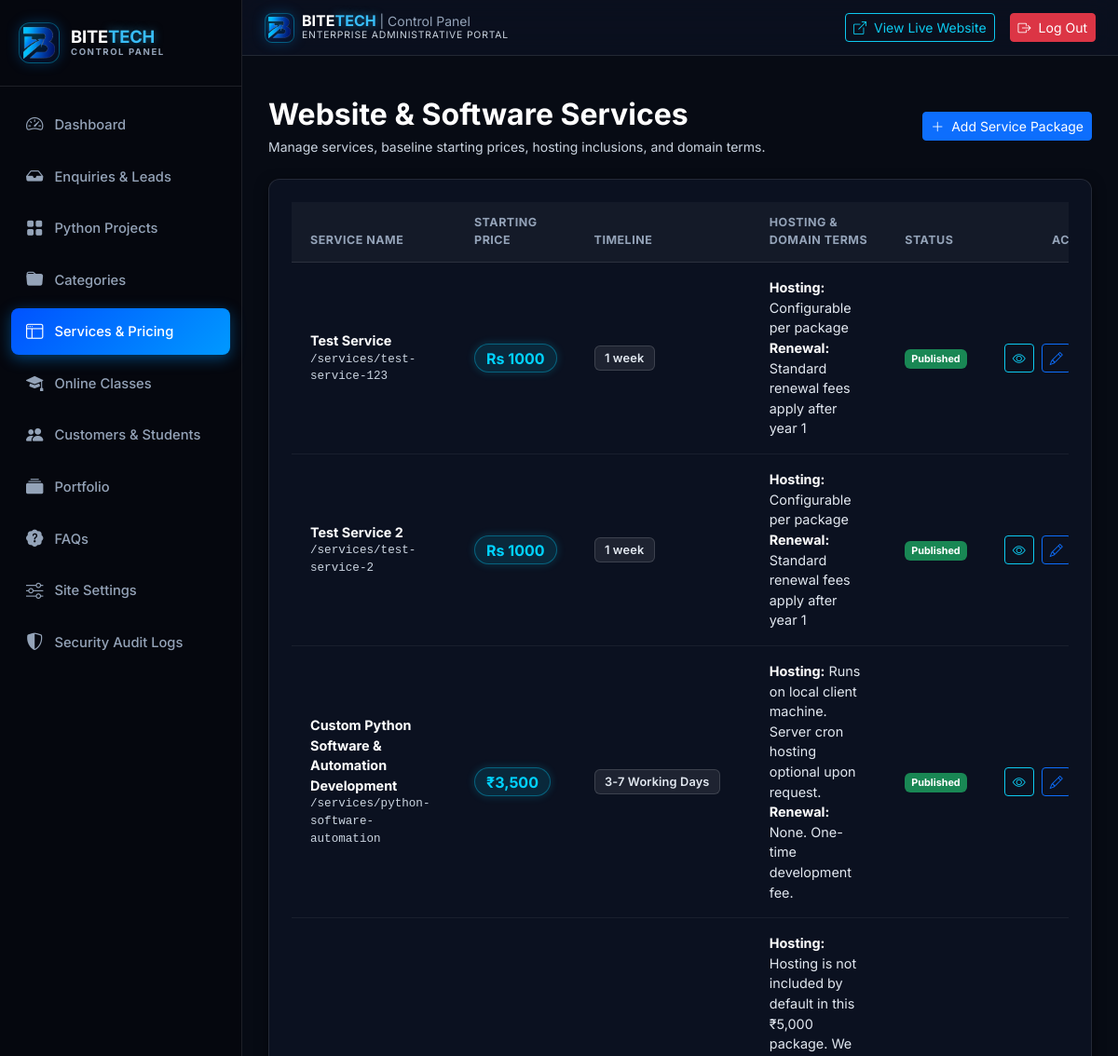
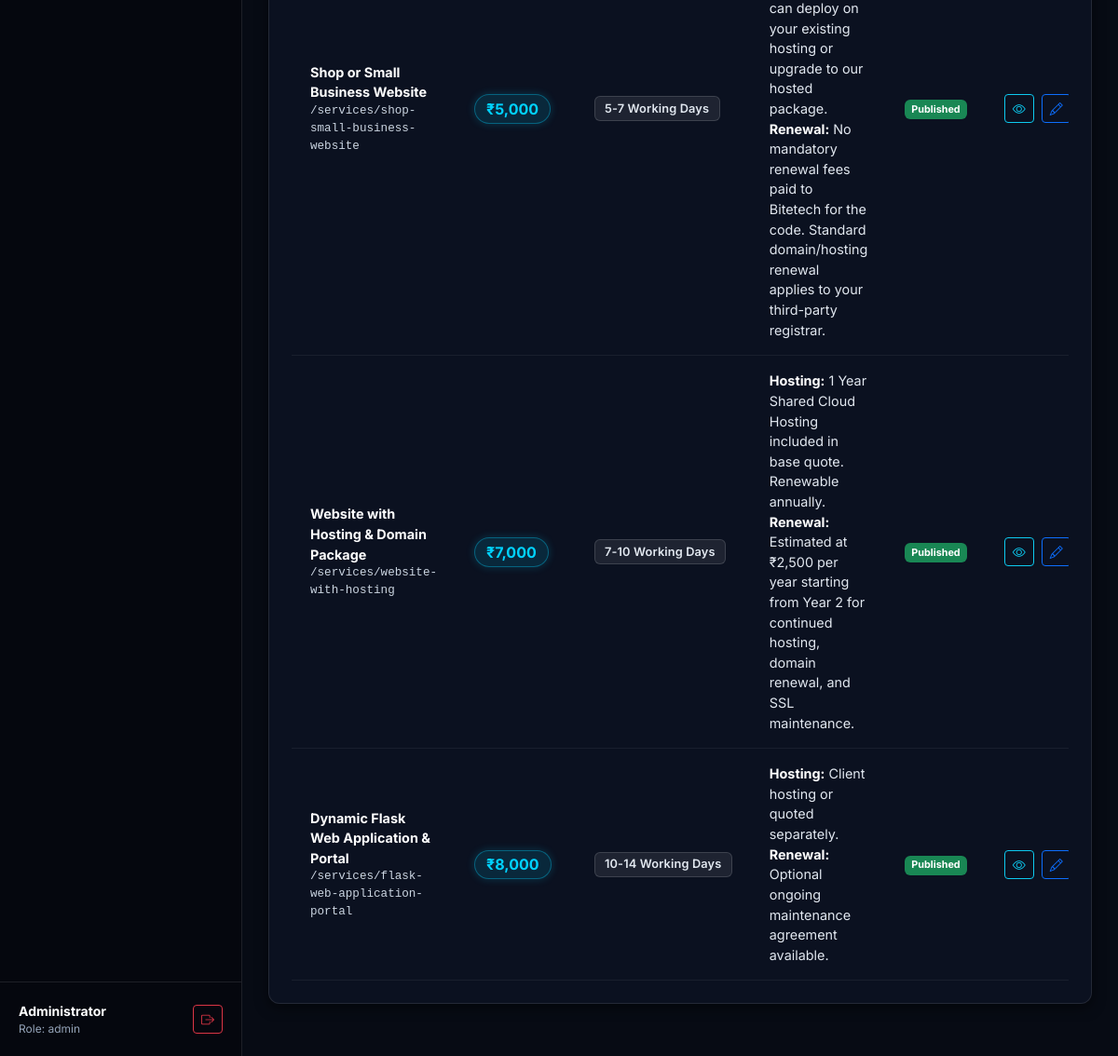
Screenshot of /admin/services (signed in) with the database file from the repository (2 pictures, top to bottom).
### models.py (models this page shows, shortened)
class Service(db.Model):
    __tablename__ = 'services'
    id = db.Column(db.Integer, primary_key=True)
    title = db.Column(db.String(200), nullable=False)
    slug = db.Column(db.String(200), unique=True, nullable=False, index=True)
    short_description = db.Column(db.String(350), nullable=False)
    full_description = db.Column(db.Text, nullable=False)
    starting_price = db.Column(db.String(100), default='₹5,000', nullable=False)
    price_integer = db.Column(db.Integer, default=5000, nullable=False)
    timeline = db.Column(db.String(100), default='5-7 Working Days', nullable=False)
    features = db.Column(db.Text, nullable=True)  # Newline-separated
    deliverables = db.Column(db.Text, nullable=True)  # Newline-separated
    project_requirements = db.Column(db.Text, nullable=True)
    hosting_duration = db.Column(db.String(200), default='Configurable (e.g. 1 Year or Not Included)', nullable=True)
    domain_included = db.Column(db.String(200), default='Optional / As configured by company', nullable=True)
    renewal_cost = db.Column(db.String(200), default='Billed annually as per selected hosting provider', nullable=True)
    additional_charges = db.Column(db.String(255), default='Payment gateway setup, extra pages, and premium plugins charged separately', nullable=True)
    is_published = db.Column(db.Boolean, default=True, nullable=False, index=True)
    is_featured = db.Column(db.Boolean, default=False, nullable=False)
    created_at = db.Column(db.DateTime, default=utc_now)
    updated_at = db.Column(db.DateTime, default=utc_now, onupdate=utc_now)
    enquiries = db.relationship('ServiceEnquiry', back_populates='service', cascade='all, delete-orphan')

### routes/admin.py (the view)
@admin_bp.route('/services')
@admin_login_required
def services():
    services_list = Service.query.order_by(Service.price_integer.asc()).all()
    return render_template('admin/services.html', services=services_list)

### models.py (called while the page is built)
    @property
    def is_admin(self):
        return self.role in ('admin', 'superadmin')

    @classmethod
    def get_setting(cls, key, default=''):
        try:
            item = cls.query.filter_by(key=key).first()
            return item.value if item and item.value is not None else default
        except Exception:
            return default

### security.py (called while the page is built)
def get_incident_mode():
    try:
        from models import SiteSetting
        return SiteSetting.get_setting('incident_mode', 'normal')
    except Exception:
        return 'normal'

### templates/admin/services.html (shortened to what this page needs)
{% extends 'admin/base.html' %}
{% block content %}
<div class="d-flex align-items-center justify-content-between mb-4">
  <div>
    <h2 class="fw-bold text-white mb-1">Website & Software Services</h2>
    <p class="text-light-silver small mb-0">Manage services, baseline starting prices, hosting inclusions, and domain terms.</p>
  </div>
  <a href="{{ url_for('admin.service_new') }}" class="btn btn-primary btn-sm">
    <i class="bi bi-plus-lg me-1"></i> Add Service Package
  </a>
</div>
<div class="admin-card p-4">
  <div class="table-responsive">
    <table class="table table-hover align-middle mb-0">
      <thead class="table-dark-header">
        <tr>
          <th>Service Name</th>
          <th>Starting Price</th>
          <th>Timeline</th>
          <th>Hosting & Domain Terms</th>
          <th>Status</th>
          <th class="text-end">Actions</th>
        </tr>
      </thead>
      <tbody>
        {% for s in services %}
          <tr>
            <td>
              <div class="fw-bold text-white">{{ s.title }}</div>
              <div class="small text-light-silver font-monospace">/services/{{ s.slug }}</div>
            </td>
            <td class="text-nowrap">
              <span class="badge-price fs-6">{{ s.starting_price }}</span>
            </td>
            <td class="text-nowrap">
              <span class="badge-dark-pill">{{ s.timeline }}</span>
            </td>
            <td class="small text-light-silver" style="max-width: 250px;">
              <div><strong class="text-white">Hosting:</strong> {{ s.hosting_duration or 'Not configured' }}</div>
              <div><strong class="text-white">Renewal:</strong> {{ s.renewal_cost or 'Standard' }}</div>
            </td>
            <td class="text-nowrap">
              {% if s.is_published %}
                <span class="badge bg-success">Published</span>
              {% else %}
                <span class="badge bg-secondary">Draft</span>
              {% endif %}
            </td>
            <td class="text-end text-nowrap">
              <div class="d-flex justify-content-end gap-2">
                <a href="{{ url_for('main.service_detail', slug=s.slug) }}" target="_blank" class="btn btn-sm btn-outline-info" title="View Public Page">
                  <i class="bi bi-eye"></i>
                </a>
                <a href="{{ url_for('admin.service_edit', service_id=s.id) }}" class="btn btn-sm btn-outline-primary" title="Edit">
                  <i class="bi bi-pencil"></i>
                </a>
              </div>
            </td>
          </tr>
        {% else %}
          <tr>
            <td colspan="6" class="text-center py-4 text-light-silver">
              No services found. <a href="{{ url_for('admin.service_new') }}" class="text-cyan-glow fw-semibold">Create your first service package</a>.
            </td>
          </tr>
        {% endfor %}
      </tbody>
    </table>
  </div>
</div>
{% endblock %}

### static/css/admin.css (style rules this page uses)
:root { --admin-sidebar-bg: #05070E; --admin-sidebar-hover: #111A2E; --admin-sidebar-active: #0052FF; --admin-bg: #070B14; --admin-card-bg: #0B1120; --admin-border: rgba(255, 255, 255, 0.10); --admin-text-main: #FFFFFF; --admin-text-muted: #94A3B8; --admin-primary: #0052FF; --admin-cyan: #00D2FF; }
body.admin-body { background-color: var(--admin-bg); color: var(--admin-text-main); font-family: 'Inter', -apple-system, sans-serif; min-height: 100vh; display: flex; }
.admin-card { background: var(--admin-card-bg); border: 1px solid var(--admin-border); border-radius: 12px; box-shadow: 0 4px 14px rgba(0, 0, 0, 0.5); overflow: hidden; margin-bottom: 1.75rem; }
.table-responsive { margin: 0; }
.table { margin-bottom: 0; vertical-align: middle; color: #FFFFFF !important; }
.table th { background-color: rgba(255, 255, 255, 0.03) !important; font-size: 0.78rem; font-weight: 700; text-transform: uppercase; letter-spacing: 0.04em; color: #94A3B8 !important; padding: 0.85rem 1.25rem; border-bottom: 1px solid var(--admin-border) !important; }
.table td { padding: 1rem 1.25rem; color: #E2E8F0 !important; font-size: 0.9rem; border-bottom: 1px solid rgba(255, 255, 255, 0.06) !important; background-color: transparent !important; }
.text-light-silver { color: #CBD5E1 !important; }
.badge, .badge-dark-pill, .badge-price, .badge-demo, .badge-level, .status-badge { display: inline-flex !important; align-items: center !important; justify-content: center !important; white-space: nowrap !important; vertical-align: middle !important; line-height: 1.25 !important; box-decoration-break: clone !important; -webkit-box-decoration-break: clone !important; }
.badge-dark-pill { background: rgba(255, 255, 255, 0.08) !important; color: #E2E8F0 !important; border: 1px solid rgba(255, 255, 255, 0.14) !important; font-weight: 600; padding: 0.28rem 0.65rem !important; border-radius: 6px !important; font-size: 0.8rem; letter-spacing: 0.01em; }
.badge-price { background: rgba(0, 210, 255, 0.12) !important; color: #00D2FF !important; border: 1px solid rgba(0, 210, 255, 0.35) !important; font-weight: 700; padding: 0.3rem 0.75rem !important; border-radius: 9999px !important; box-shadow: 0 0 10px rgba(0, 210, 255, 0.2) !important; font-size: 0.84rem; }
.table-dark-header th { background-color: rgba(255, 255, 255, 0.04) !important; color: #94A3B8 !important; font-size: 0.78rem; font-weight: 700; text-transform: uppercase; letter-spacing: 0.04em; border-bottom: 1px solid var(--admin-border) !important; }
h1, h2, h3, h4, h5, h6 { color: #FFFFFF; }
button, .btn, [role="button"], [data-bs-toggle], [data-bs-dismiss], .nav-link { cursor: pointer !important; touch-action: manipulation; }

### rows the page displays
Service: title "Test Service", slug "test-service-123", starting_price "Rs 1000", timeline "1 week", hosting_duration "Configurable per package", renewal_cost "Standard renewal fees apply after year 1", is_published "Published"
Service: title "Test Service 2", slug "test-service-2", starting_price "Rs 1000", timeline "1 week", hosting_duration "Configurable per package", renewal_cost "Standard renewal fees apply after year 1", is_published "Published"
Service: title "Custom Python Software & Automation Development", slug "python-software-automation", starting_price "₹3,500", timeline "3-7 Working Days", hosting_duration "Runs on local client machine. Server cron hosting optional upon request.", renewal_cost "None. One-time development fee.", is_published "Published"
Service: title "Shop or Small Business Website", slug "shop-small-business-website", starting_price "₹5,000", timeline "5-7 Working Days", hosting_duration "Hosting is not included by default in this ₹5,000 package. We can deploy on your existing hosting or upgrade to our hosted package.", renewal_cost "No mandatory renewal fees paid to Bitetech for the code. Standard domain/hosting renewal applies to your third-party registrar.", is_published "Published"
Service: title "Website with Hosting & Domain Package", slug "website-with-hosting", starting_price "₹7,000", timeline "7-10 Working Days", hosting_duration "1 Year Shared Cloud Hosting included in base quote. Renewable annually.", renewal_cost "Estimated at ₹2,500 per year starting from Year 2 for continued hosting, domain renewal, and SSL maintenance.", is_published "Published"
Service: title "Dynamic Flask Web Application & Portal", slug "flask-web-application-portal", starting_price "₹8,000", timeline "10-14 Working Days", hosting_duration "Client hosting or quoted separately.", renewal_cost "Optional ongoing maintenance agreement available.", is_published "Published"

### other values shown
{{ session.get('admin_username', 'Administrator') }} "Administrator"
{{ session.get('admin_role', 'admin') }} "admin"
